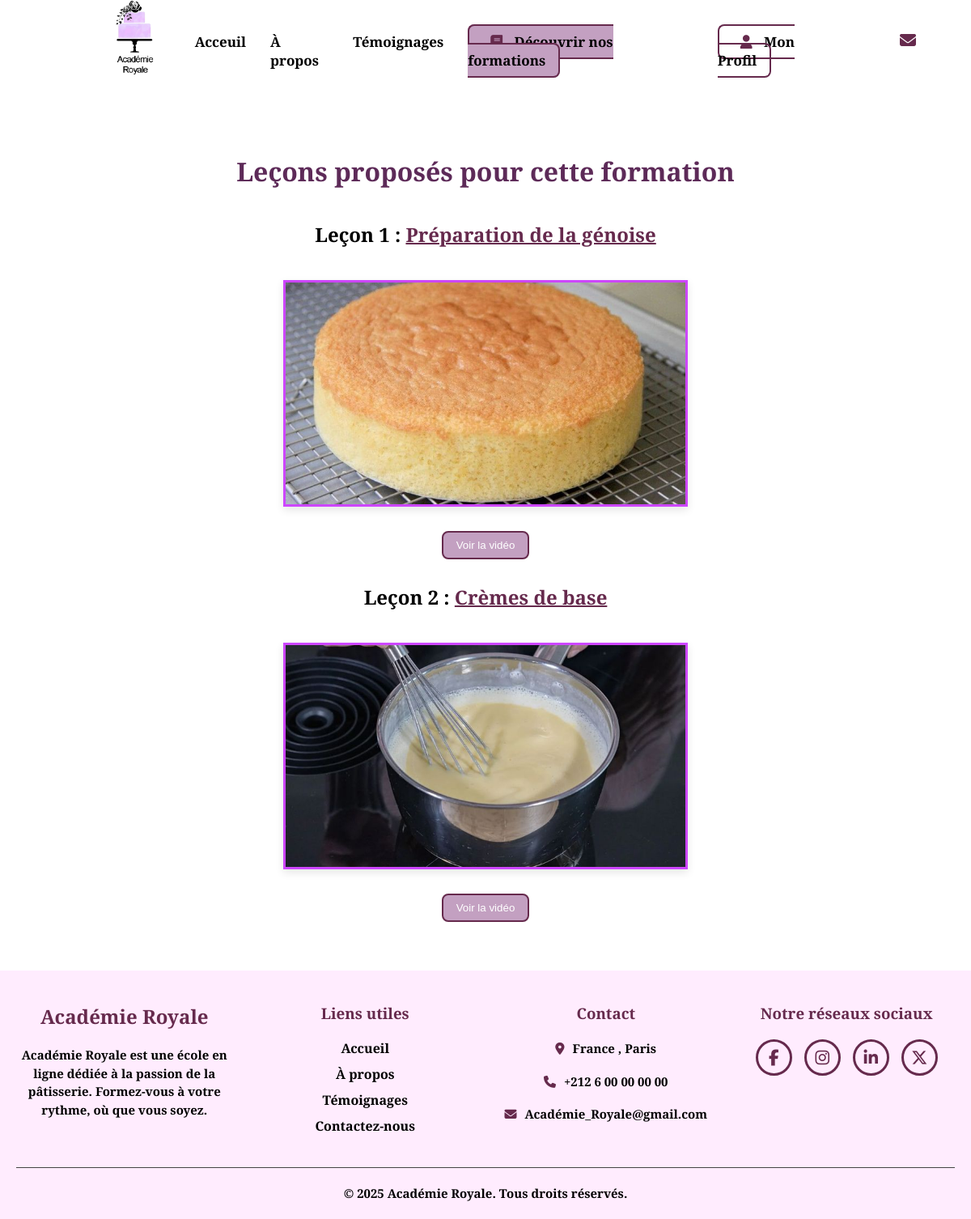
The app's page /lecons.php?formation_id=4 with its own data.
### lecons.php (the view, shortened to what this page needs)
<?php
include 'config/db.php';
$formation_id = $_GET['formation_id'] ?? null;
$stmt = $pdo->prepare("SELECT * FROM `leçon` WHERE formation_id = ? ORDER BY ordre ASC");
$stmt->execute([$formation_id]);
$lecons = $stmt->fetchAll();
?>
<!DOCTYPE html>
<html lang="fr">
<head>
  <link rel="stylesheet" href="assets/css/style9.css" />
</head>
<body>
<?php include("includes/header.php"); ?>
<div class="main-content">
  <h1>Leçons proposés pour cette formation</h1>
  <?php foreach ($lecons as $index => $lecon):
  ?>
    <section class="lecon">
      <h2>Leçon <?= htmlspecialchars($lecon['ordre']) ?> : <strong><?= htmlspecialchars($lecon['titre']) ?></strong></h2>
      <div class="media">
        <div class="image-container">
          <img src="assets/images/<?= htmlspecialchars($lecon['image_url']) ?>" alt="<?= htmlspecialchars($lecon['titre']) ?>" />
          <button class="video-btn" id="btn-<?= $index ?>" onclick="showVideo(<?= $index ?>)">Voir la vidéo</button>
        </div>
      </div>
    </section>
  <?php endforeach; ?>
</div>
<?php include("includes/footer.php"); ?>
</body>
</html>

### assets/css/style9.css (style rules this page uses)
.lecon { margin-top: 30px; font-family: 'Roboto Serif', serif; text-align: center; }
strong { color: #662A4D; text-decoration: underline solid #662A4D 2px; }
.main-content { max-width: 1200px; margin: 130px auto 40px; padding: 20px; box-sizing: border-box; }
.media { display: flex; flex-wrap: wrap; gap: 20px; align-items: flex-start; justify-content: center; }
.image-container { display: flex; flex-direction: column; align-items: center; gap: 10px; margin-top: 20px; }
.image-container img { width: 500px; height: 280px; object-fit: cover; border-radius: 0; box-shadow: 0 4px 10px rgba(0,0,0,0.1); display: block; border: #CD46FF solid 3px; margin-top: 20px; }
.video-btn { background-color: #C3A0C1; color: white; padding: 8px 16px; border: #662A4D solid 2px; border-radius: 8px; transition: background-color 0.3s; cursor: pointer; display: inline-block; margin-top: 20px; }

### assets/css/style.css (style rules this page uses)
* { padding: 0; margin: 0; box-sizing: border-box; }
html { scroll-behavior: smooth; }
body { font-family: 'Roboto Serif', serif; color: black; }
h1 { color: #5d2a58; margin: 40px 0; text-align: center; }

### assets/css/style4.css (style rules this page uses)
* { padding: 0; margin: 0; box-sizing: border-box; }

### records on screen
leçon: ordre "1", titre "Préparation de la génoise", image_url (picture)
leçon: ordre "2", titre "Crèmes de base", image_url (picture)
